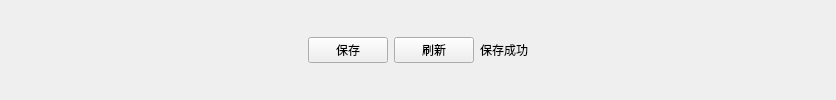
            <widget class="QWidget" name="widget_4" native="true">
             <property name="minimumSize">
              <size>
               <width>0</width>
               <height>40</height>
              </size>
             </property>
             <layout class="QHBoxLayout" name="horizontalLayout_10">
              <item>
               <spacer name="horizontalSpacer_10">
                <property name="orientation">
                 <enum>Qt::Horizontal</enum>
                </property>
                <property name="sizeHint" stdset="0">
                 <size>
                  <width>297</width>
                  <height>19</height>
                 </size>
                </property>
               </spacer>
              </item>
              <item>
               <widget class="QPushButton" name="btn_sceneSave">
                <property name="minimumSize">
                 <size>
                  <width>80</width>
                  <height>25</height>
                 </size>
                </property>
                <property name="focusPolicy">
                 <enum>Qt::NoFocus</enum>
                </property>
                <property name="text">
                 <string>保存</string>
                </property>
               </widget>
              </item>
              <item>
               <widget class="QPushButton" name="btn_sceneFresh">
                <property name="minimumSize">
                 <size>
                  <width>80</width>
                  <height>25</height>
                 </size>
                </property>
                <property name="focusPolicy">
                 <enum>Qt::NoFocus</enum>
                </property>
                <property name="text">
                 <string>刷新</string>
                </property>
               </widget>
              </item>
              <item>
               <widget class="QLabel" name="lab_txt_2">
                <property name="text">
                 <string>保存成功</string>
                </property>
               </widget>
              </item>
              <item>
               <spacer name="horizontalSpacer_11">
                <property name="orientation">
                 <enum>Qt::Horizontal</enum>
                </property>
                <property name="sizeHint" stdset="0">
                 <size>
                  <width>297</width>
                  <height>19</height>
                 </size>
                </property>
               </spacer>
              </item>
             </layout>
            </widget>
